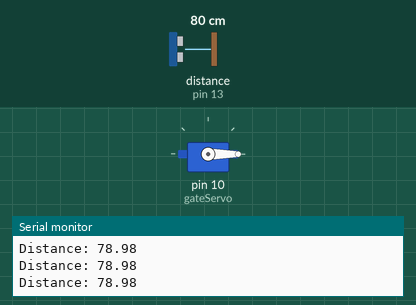
Bench run of a sketch on a simulated Arduino Uno, built with avr-gcc and run on an emulated ATmega328P. Shown: servo, the last lines printed to the serial monitor. Wiring (inferred from the names in the program): ultrasonic range finder: trigger pin 12; echo pin 13. Inputs (shaded band) come from the test bench; at power-on: distance to the obstacle (sensor on pin 13) 80 cm. The echo pulse lasts 58.3 µs per cm.

Above: at 1.2 s.
1.3 s: distance to the obstacle (sensor on pin 13) set to 17 cm
2.8 s: distance to the obstacle (sensor on pin 13) set to 14 cm
At 2.96 s:
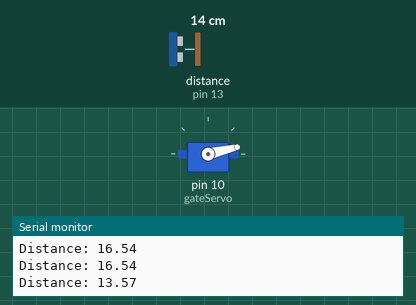
At 4.2 s:
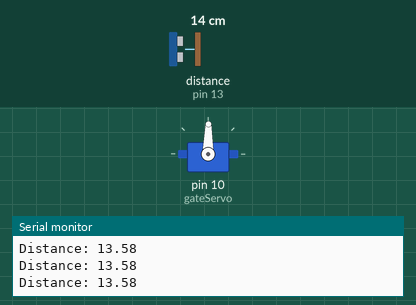
Timing chart, 0 to 5.8 s (numbered marks = the images above; inputs shaded):
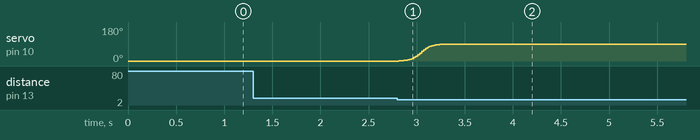

Measured:
- the behaviour switches between 16 and 15 cm on distance to the obstacle (sensor on pin 13) (found by bisection; images 0 and 1)
- after the input at 2.8 s, servo on pin 10 (gateServo): moves from 0° to 89° over 0.46 s, starting at once

The sketch:

10_example_3.ino
```cpp
#include <Servo.h>
#include <math.h>

Servo gateServo;

const int trigPin = 12;
const int echoPin = 13;

long duration;
float distance;

bool carDetected = false;
unsigned long lastDetectionTime = 0;

const float DETECT_THRESHOLD = 15.0;
const float CLEAR_THRESHOLD = 25.0;
const unsigned long CLOSE_DELAY = 3000;

double sigmoid(double x) {
  return 1.0 / (1.0 + exp(-x));
}

void liftGate() {
  for (int i = 0; i <= 90; i += 2) {
    double s = sigmoid((i - 45) / 10.0);
    gateServo.write(int(s * 90));
    delay(10);
  }
}

void lowerGate() {
  for (int i = 90; i >= 0; i -= 2) {
    double s = sigmoid((i - 45) / 10.0);
    gateServo.write(int(s * 90));
    delay(10);
  }
}

void setup() {
  Serial.begin(9600);
  gateServo.attach(10);
  gateServo.write(0);
  pinMode(trigPin, OUTPUT);
  pinMode(echoPin, INPUT);
  Serial.println("Barrier Ready");
}

void loop() {
  digitalWrite(trigPin, LOW);
  delayMicroseconds(2);
  digitalWrite(trigPin, HIGH);
  delayMicroseconds(10);
  digitalWrite(trigPin, LOW);
  duration = pulseIn(echoPin, HIGH, 30000);
  distance = duration * 0.034 / 2.0;

  Serial.print("Distance: ");
  Serial.println(distance);

  if (distance < DETECT_THRESHOLD && !carDetected) {
    carDetected = true;
    liftGate();
    lastDetectionTime = millis();
  }

  if (carDetected && distance > CLEAR_THRESHOLD && millis() - lastDetectionTime > CLOSE_DELAY) {
    lowerGate();
    carDetected = false;
  }

  delay(100);
}
```
